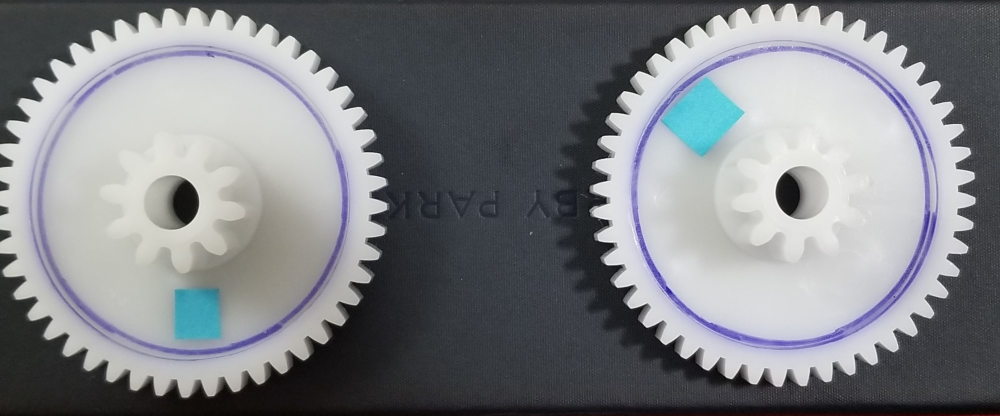
#> input picture Examples/images/double4.jpg, 2000 x 831 px (shown at 1/2 size)
$ python Example3.py
#> lines starting #> are read from the running program, lines starting #| are printed output that depends on the picture; after the words box and inside, x2 and y2 are one past the last pixel; in counts of white or black regions, pixels touching at a corner belong together
# -*- coding: utf-8 -*-
"""
Created on Mon Dec  7 15:11:51 2020

@author: janic
"""
import cv2
import math
import matplotlib.pyplot as plt
import numpy as np

# read the input image
img_rot = cv2.imread("./images/double4.jpg")
#> img_rot is the input picture: shape (831, 2000, 3); mean B, G, R 133, 128.8, 126.4

#     *********************************
#     *                               *
#     *   Detects Circles in Images   *
#     *                               *
#     *********************************

img = cv2.imread("./images/double4.jpg", cv2.IMREAD_COLOR)
gray = cv2.cvtColor(img, cv2.COLOR_BGR2GRAY)
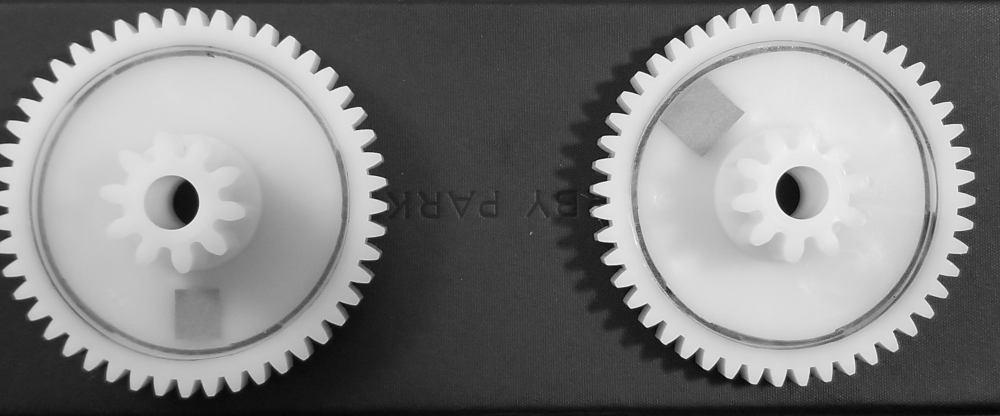
#> gray: shape (831, 2000) (shown at 1/2 size); min 1, max 255, mean 128.5
output = img.copy()

# Blur using 3 * 3 kernel.
gray_blurred = cv2.blur(gray, (3, 3))

# Apply Hough transform on the blurred image.
detected_circles = cv2.HoughCircles(gray_blurred,
                                    cv2.HOUGH_GRADIENT,1,40,
                                    param1=50,param2=30,minRadius=295,maxRadius=300)
#> detected_circles = [[1556.5, 395.5, 298.3], [386.5, 399.5, 299.4]]

# Draw circles that are detected.
if detected_circles is not None:
    # Convert the circle parameters a, b and r to integers.
    detected_circles = np.uint16(np.around(detected_circles))
#> detected_circles = [[1556, 396, 298], [386, 400, 299]]

#     *********************************
#     *                               *
#     *        for Debugging          *
#     *                               *
#     *********************************

    for pt in detected_circles[0, :]:
        a, b, r = pt[0], pt[1], pt[2]

        # Draw the circumference of the circle.
        cv2.circle(img, (a, b), r, (0, 255, 0), 5)
#> this loop made 2 passes
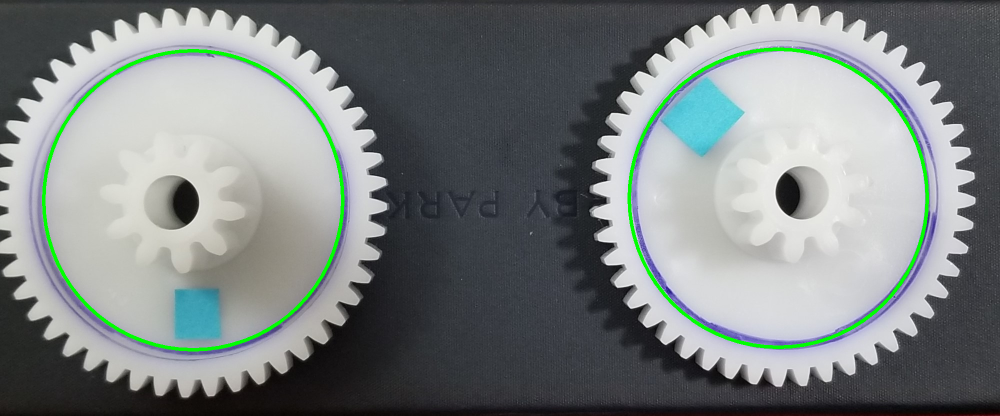
#> img: shape (831, 2000, 3) (shown at 1/2 size); 1.57% of pixels changed, all inside (x1, y1, x2, y2) = (84, 95, 1858, 703)

    print("shape", detected_circles.shape)
#| shape (1, 2, 3)
    x, y, z = detected_circles.shape
#> x = 1; y = 2; z = 3
    print("x ", x, " y ", y, " z ", z)
#| x  1  y  2  z  3


    if detected_circles[0][0][0] < 1000:
        xl, yl, rl = detected_circles[0][0][0], detected_circles[0][0][1], detected_circles[0][0][2]
        xr, yr, rr = detected_circles[0][1][0], detected_circles[0][1][1], detected_circles[0][1][2]
    else:
        xr, yr, rr = detected_circles[0][0][0], detected_circles[0][0][1], detected_circles[0][0][2]
#> xr = 1556; yr = 396; rr = 298
        xl, yl, rl = detected_circles[0][1][0], detected_circles[0][1][1], detected_circles[0][1][2]
#> xl = 386; yl = 400; rl = 299


    a, b, r = detected_circles[0][0][0], detected_circles[0][0][1], detected_circles[0][0][2]
#> a = 1556; b = 396; r = 298
    # Draw the circumference of the circle.
    cv2.circle(img_rot, (xr, yr), rr, (0, 0, 255), 5)
    cv2.circle(img_rot, (xl, yl), rl, (0, 0, 255), 5)

plt.imshow(img),plt.show()

#     *********************************
#     *                               *
#     *    Applies Filter on Image    *
#     *                               *
#     *********************************

img_rot_hsv = cv2.cvtColor(img_rot, cv2.COLOR_BGR2HSV)
#> img_rot_hsv: shape (831, 2000, 3); mean H, S, V 86, 27.6, 135.7

# find HSV using BGR
blue = np.uint8([[[226,211,99]]])
#print(cv2.cvtColor(pink,cv2.COLOR_BGR2HSV))
blue = cv2.cvtColor(blue,cv2.COLOR_BGR2HSV)
#> blue = [[94, 143, 226]]

# define range of pink color in HSV
# (H - 10, 100, 100)
# (H + 10, 255, 255)
lower_blue = np.array([blue[0][0][0] - 10,100,100])
#> lower_blue = [84, 100, 100]
upper_blue = np.array([blue[0][0][0] + 10,255,255])
#> upper_blue = [104, 255, 255]

# Threshold the HSV image to get only pink colors
mask_rot_blue = cv2.inRange(img_rot_hsv, lower_blue, upper_blue)
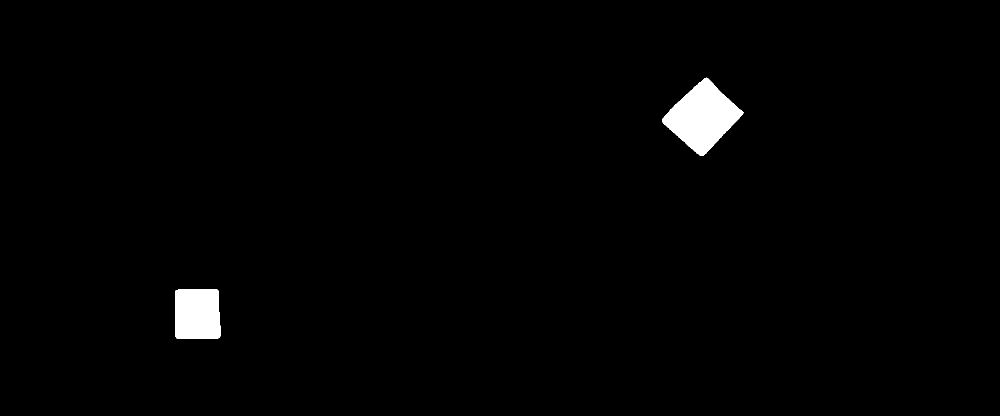
#> mask_rot_blue: shape (831, 2000) (shown at 1/2 size); 1.3% white; 2 white regions, box (x1, y1, x2, y2) and area: (1324, 155, 1487, 312) 13538, (350, 578, 442, 678) 8782

# Bitwise-AND mask and rotated image
res_rot_blue = cv2.bitwise_and(img_rot,img_rot, mask=mask_rot_blue)
res_rot_blue = cv2.cvtColor(res_rot_blue, cv2.COLOR_BGR2RGB)

# make copys of the results to display them
filtered_rot_blue = res_rot_blue.copy()

cv2.putText(filtered_rot_blue, "Filtered Blue", (600, 800),cv2.FONT_HERSHEY_SIMPLEX, 4.5, (255, 255, 255), 5)
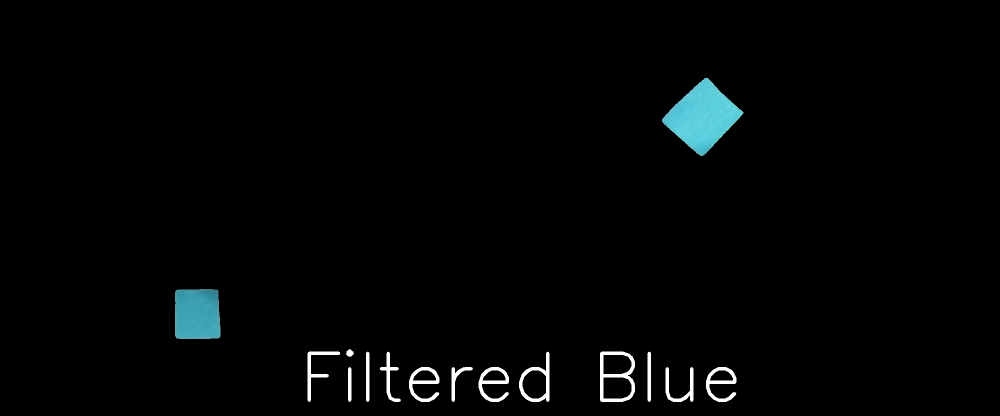
#> filtered_rot_blue: shape (831, 2000, 3) (shown at 1/2 size); mean R, G, B 3.4, 4.8, 5
plt.imshow(filtered_rot_blue),plt.show()


#     *********************************
#     *                               *
#     *    Finds Center of Shape      *
#     *                               *
#     *********************************

# Calculate the center of the shape after filter is applied
gray_rot = cv2.cvtColor(res_rot_blue, cv2.COLOR_BGR2GRAY)
blurred_rot = cv2.GaussianBlur(gray_rot, (5, 5), 0)
thresh_rot = cv2.threshold(blurred_rot, 60, 255, cv2.THRESH_BINARY)[1]
#> thresh_rot: shape (831, 2000); 1.4% white; 2 white regions

# find contours in the binary image
contours_rot, hierarchy = cv2.findContours(thresh_rot,cv2.RETR_TREE,cv2.CHAIN_APPROX_SIMPLE)
#> contours_rot = 2 contours; box (x1, y1, x2, y2) and area: (1324, 155, 1487, 312) 13610, (350, 578, 442, 678) 8616
for c in contours_rot:
    # calculate moments for each contour
    M = cv2.moments(c)

    # calculate x,y coordinate of center
    if M["m00"] != 0:
     cX = int(M["m10"] / M["m00"])
     cY = int(M["m01"] / M["m00"])
    else:
     cX, cY = 0, 0
    cv2.circle(img_rot, (cX, cY), 5, (255, 255, 255), 10)
    cv2.putText(img_rot, "centroid", (cX - 25, cY - 25),cv2.FONT_HERSHEY_SIMPLEX, 3.5, (0, 0, 0), 3)
    print("rot center:", cX, cY)
    t = np.array([(cX - a), -1*(cY - b), 0])
    if cX < 1000:
        img_rot = cv2.arrowedLine(img_rot, (xl, yl), (cX, cY), (0, 0, 255), 5)
        img_rot = cv2.arrowedLine(img_rot, (xl, yl), (xl, yl-rl), (0, 0, 255), 5)
        tl = np.array([(cX - xl), -1*(cY - yl), 0])
        print("tl ", tl)
    else:
        img_rot = cv2.arrowedLine(img_rot, (xr, yr), (cX, cY), (0, 0, 255), 5)
        img_rot = cv2.arrowedLine(img_rot, (xr, yr), (xr, yr-rr), (0, 0, 255), 5)
        tr = np.array([(cX - xr), -1*(cY - yr), 0])
        print("tr ", tr)
#> this loop made 2 passes
#> (cX, cY, t, tl) on pass 1: (394, 628, [-1162, -232, 0], [8, -228, 0])
#> (cX, cY, tr) on pass 2: (1404, 233, [-152, 163, 0])
#| rot center: 394 628
#| tl  [   8 -228    0]
#| rot center: 1404 233
#| tr  [-152  163    0]
#> pass 1, `img_rot = cv2.arrowedLine(img_rot, (xl, yl), (xl, yl-rl), (0, 0, 255),..`:
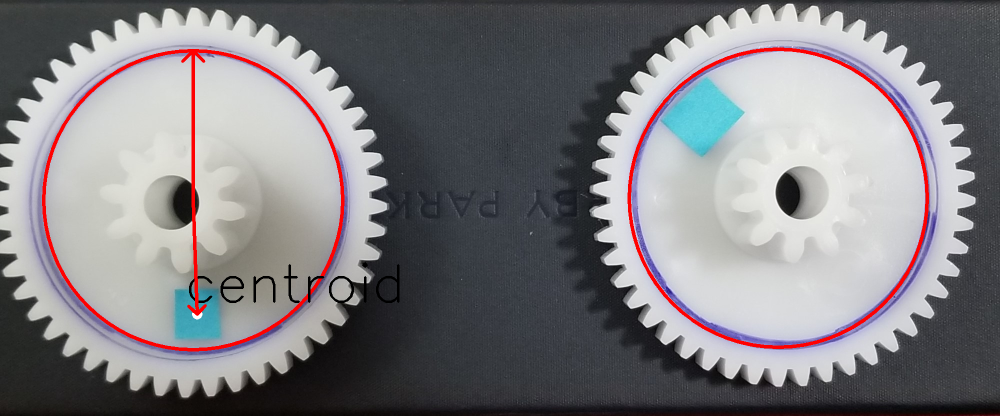
#> img_rot: shape (831, 2000, 3) (shown at 1/2 size); mean B, G, R 129.3, 125.7, 127.9
#> pass 2, `img_rot = cv2.arrowedLine(img_rot, (xr, yr), (cX, cY), (0, 0, 255), 5)`:
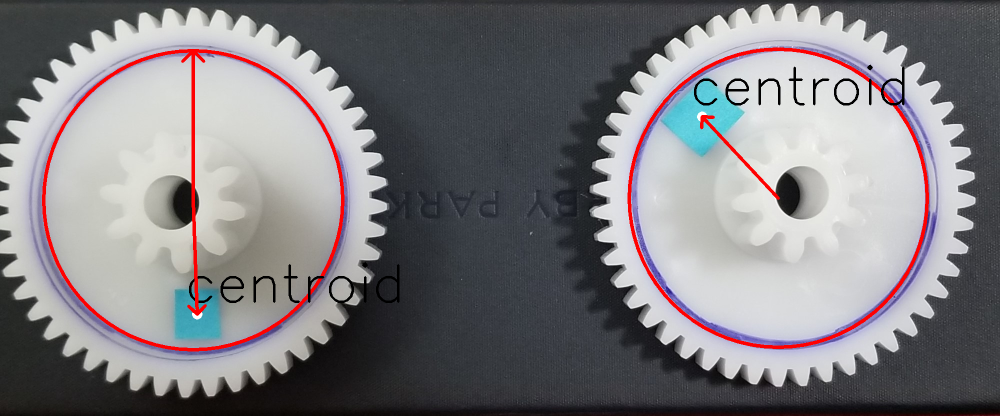
#> img_rot: shape (831, 2000, 3) (shown at 1/2 size); 0.42% of pixels changed, all inside (x1, y1, x2, y2) = (1388, 129, 1809, 400)


# convert from BGR to RGB so we can plot using matplotlib
img_rot = cv2.cvtColor(img_rot, cv2.COLOR_BGR2RGB)
plt.imshow(img_rot),plt.show()

#     *********************************
#     *                               *
#     *       Calculates Angle        *
#     *                               *
#     *********************************

omega = np.array([xl, yl, 1])
#> omega = [386, 400, 1]
s = np.array([0, 1, 0])

y = np.dot(np.transpose(omega), np.cross(s,tl))
#> y = -8
x = np.dot(s, tl)
#> x = -228
theta = math.atan2(y, x)
#> theta = -3.11
degree_left = np.rad2deg(theta)
#> degree_left = -178
degree_left = '%1.0f' % (degree_left)
#> degree_left = '-178'

y = np.dot(np.transpose(omega), np.cross(s,tr))
#> y = 152
x = np.dot(s, tr)
#> x = 163

theta = math.atan2(y, x)
#> theta = 0.75
degree_right = np.rad2deg(theta)
#> degree_right = 43
degree_right = '%1.0f' % (degree_right)
#> degree_right = '43'


cv2.putText(img_rot, degree_left, (xl, yl + 100),cv2.FONT_HERSHEY_SIMPLEX, 2.5, (58, 125, 134), 4)
cv2.putText(img_rot, degree_right, (xr, yr + 100),cv2.FONT_HERSHEY_SIMPLEX, 2.5, (58, 125, 134), 4)
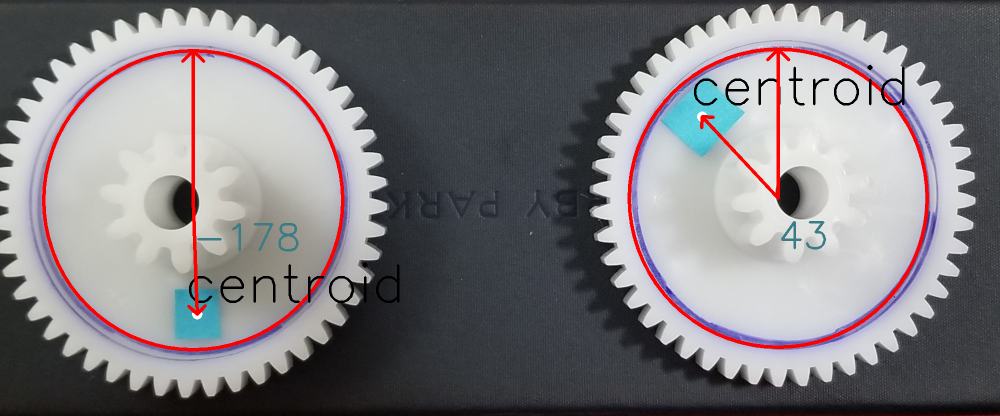
#> img_rot: shape (831, 2000, 3) (shown at 1/2 size); mean R, G, B 127.3, 124.5, 128

plt.imshow(img_rot),plt.show()

$ run again, with Examples/images/double5.jpg copied over Examples/images/double4.jpg
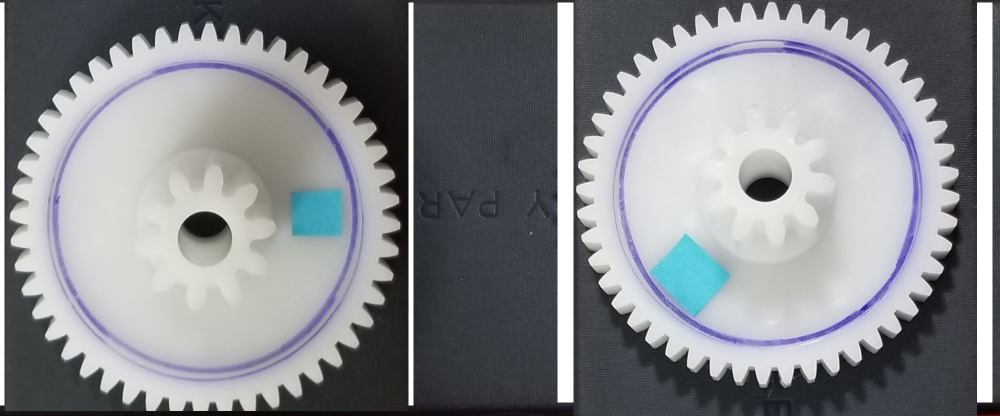
#> input picture Examples/images/double5.jpg, 2000 x 831 px (shown at 1/2 size)
#> img_rot is the input picture: shape (831, 2000, 3); mean B, G, R 141.2, 137.2, 134.7
#> `detected_circles = cv2.HoughCircles(gray_blurred, cv2.HOUGH_GRADIENT,1..`: detected_circles = [[1541.5, 393.5, 296.1], [408.5, 434.5, 296.1]]
#> `detected_circles = np.uint16(np.around(detected_circles))`: detected_circles = [[1542, 394, 296], [408, 434, 296]]
#> the loop `for pt in detected_circles[0, :]:` made 2 passes
#| shape (1, 2, 3)
#| x  1  y  2  z  3
#> xr = 1542; yr = 394; rr = 296
#> xl = 408; yl = 434; rl = 296
#> `a, b, r = detected_circles[0][0][0], detected_circles[0][0][1], detect..`: a = 1542; b = 394
#> img_rot_hsv: shape (831, 2000, 3); mean H, S, V 82.7, 25.5, 143.9
#> blue = [[94, 143, 226]]
#> lower_blue = [84, 100, 100]
#> upper_blue = [104, 255, 255]
#> mask_rot_blue: shape (831, 2000); 1.3% white; 2 white regions, box (x1, y1, x2, y2) and area: (1302, 470, 1459, 632) 13514, (583, 380, 683, 472) 8794
#> `cv2.putText(filtered_rot_blue, "Filtered Blue", (600, 800),cv2.FONT_HE..`:
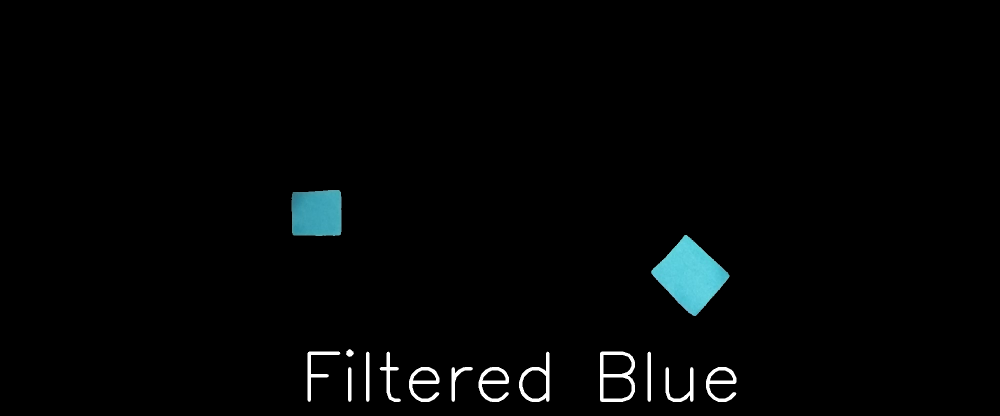
#> filtered_rot_blue: shape (831, 2000, 3) (shown at 1/2 size); mean R, G, B 3.4, 4.8, 5
#> thresh_rot: shape (831, 2000); 1.4% white; 2 white regions
#> contours_rot = 2 contours; box (x1, y1, x2, y2) and area: (1302, 470, 1459, 632) 13590, (583, 380, 683, 472) 8630
#> the loop `for c in contours_rot:` made 2 passes
#> (cX, cY, t, tl) on pass 2: (633, 426, [-909, -32, 0], [225, 8, 0])
#> (printed output is left out)
#> omega = [408, 434, 1]
#> `y = np.dot(np.transpose(omega), np.cross(s,tl))`: y = -225
#> `x = np.dot(s, tl)`: x = 8
#> `theta = math.atan2(y, x)`: theta = -1.54
#> `degree_left = np.rad2deg(theta)`: degree_left = -87.96
#> `degree_left = '%1.0f' % (degree_left)`: degree_left = '-88'
#> `y = np.dot(np.transpose(omega), np.cross(s,tr))`: y = 162
#> `x = np.dot(s, tr)`: x = -156
#> `theta = math.atan2(y, x)`: theta = 2.34
#> `degree_right = np.rad2deg(theta)`: degree_right = 133.9
#> `degree_right = '%1.0f' % (degree_right)`: degree_right = '134'
#> `cv2.putText(img_rot, degree_right, (xr, yr + 100),cv2.FONT_HERSHEY_SIM..`:
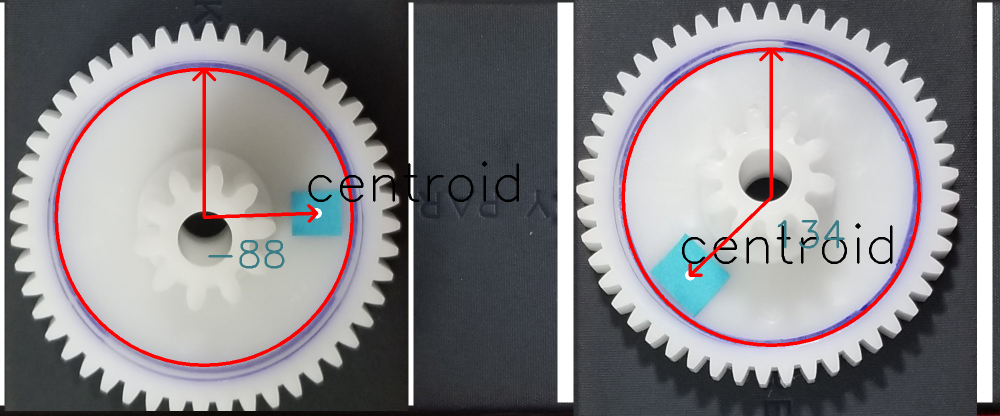
#> img_rot: shape (831, 2000, 3) (shown at 1/2 size); mean R, G, B 135.7, 133, 136.4

$ run again, with Examples/images/doublebase.jpg copied over Examples/images/double4.jpg
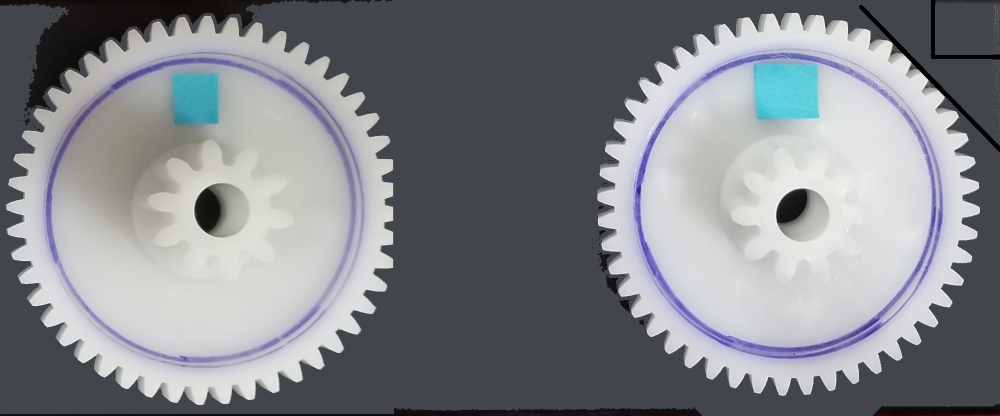
#> input picture Examples/images/doublebase.jpg, 2000 x 831 px (shown at 1/2 size)
#> img_rot is the input picture: shape (831, 2000, 3); mean B, G, R 138.4, 133.7, 131
#> `detected_circles = cv2.HoughCircles(gray_blurred, cv2.HOUGH_GRADIENT,1..`: detected_circles = [[1566.5, 412.5, 299.4], [399.5, 425.5, 299.4]]
#> `detected_circles = np.uint16(np.around(detected_circles))`: detected_circles = [[1566, 412, 299], [400, 426, 299]]
#> the loop `for pt in detected_circles[0, :]:` made 2 passes
#| shape (1, 2, 3)
#| x  1  y  2  z  3
#> xr = 1566; yr = 412; rr = 299
#> xl = 400; yl = 426; rl = 299
#> `a, b, r = detected_circles[0][0][0], detected_circles[0][0][1], detect..`: a = 1566; b = 412
#> img_rot_hsv: shape (831, 2000, 3); mean H, S, V 88.5, 26.8, 140.9
#> blue = [[94, 143, 226]]
#> lower_blue = [84, 100, 100]
#> upper_blue = [104, 255, 255]
#> mask_rot_blue: shape (831, 2000); 1.3% white; 2 white regions, box (x1, y1, x2, y2) and area: (1508, 126, 1637, 239) 13519, (345, 148, 437, 248) 8754
#> `cv2.putText(filtered_rot_blue, "Filtered Blue", (600, 800),cv2.FONT_HE..`:
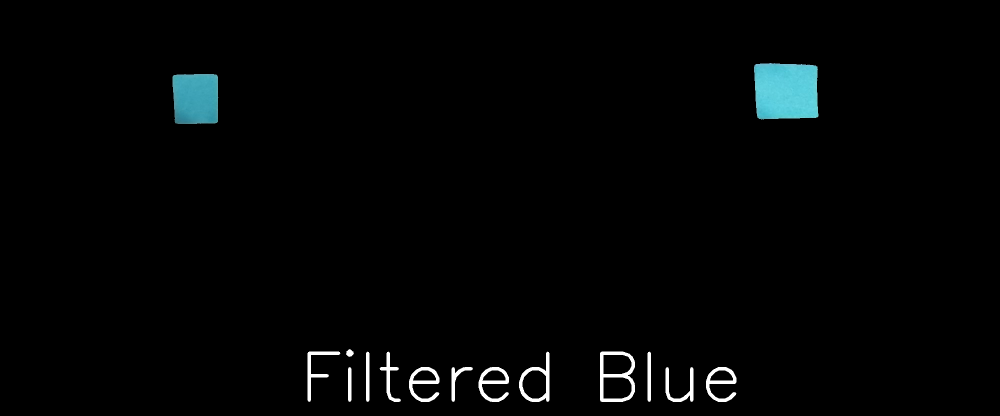
#> filtered_rot_blue: shape (831, 2000, 3) (shown at 1/2 size); mean R, G, B 3.4, 4.8, 5
#> thresh_rot: shape (831, 2000); 1.3% white; 2 white regions
#> contours_rot = 2 contours; box (x1, y1, x2, y2) and area: (1508, 126, 1637, 239) 13418, (345, 148, 437, 248) 8590
#> the loop `for c in contours_rot:` made 2 passes
#> (cX, cY, t, tl) on pass 1: (391, 196, [-1175, 216, 0], [-9, 230, 0])
#> (printed output is left out)
#> pass 2, `img_rot = cv2.arrowedLine(img_rot, (xr, yr), (xr, yr-rr), (0, 0, 255),..`:
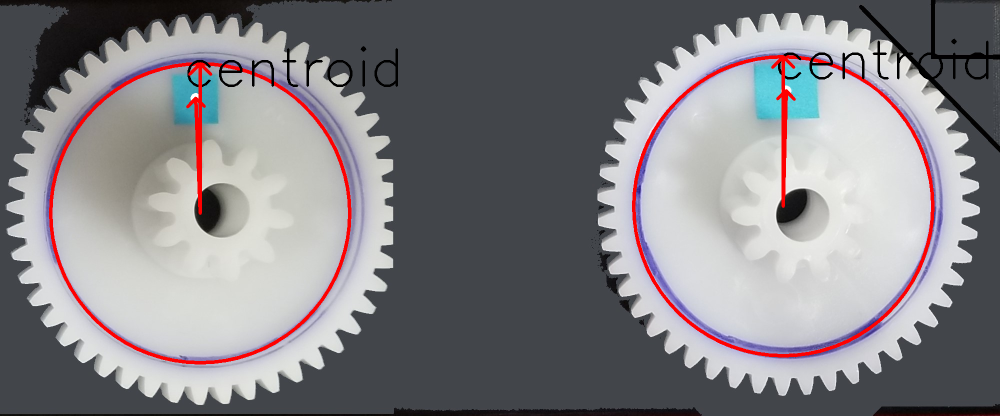
#> img_rot: shape (831, 2000, 3) (shown at 1/2 size); mean B, G, R 133.9, 130, 132.5
#> omega = [400, 426, 1]
#> `y = np.dot(np.transpose(omega), np.cross(s,tl))`: y = 9
#> `x = np.dot(s, tl)`: x = 230
#> `theta = math.atan2(y, x)`: theta = 0.0391
#> `degree_left = np.rad2deg(theta)`: degree_left = 2.24
#> `degree_left = '%1.0f' % (degree_left)`: degree_left = '2'
#> `y = np.dot(np.transpose(omega), np.cross(s,tr))`: y = -6
#> `x = np.dot(s, tr)`: x = 231
#> `theta = math.atan2(y, x)`: theta = -0.026
#> `degree_right = np.rad2deg(theta)`: degree_right = -1.49
#> `degree_right = '%1.0f' % (degree_right)`: degree_right = '-1'
